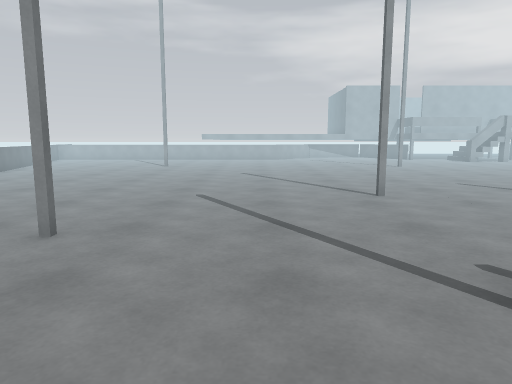
view 1 (above)

21 first-person views from a walk through a Unity game level. The camera is 1.2 m above the floor, tilts 8° down and sees 70° across. The floor is counted in squares, 1 m on a side. Each view is taken from the middle of a square. On the plan, view 1 faces up. The plan holds only what a view shows up to about 15 squares ahead; the rest is blank. The place goes on beyond the plan. The player is left out.

view 2
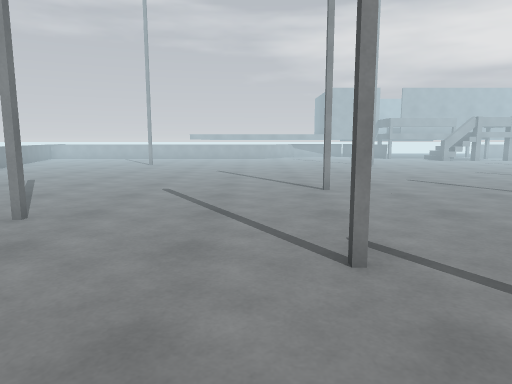

view 3
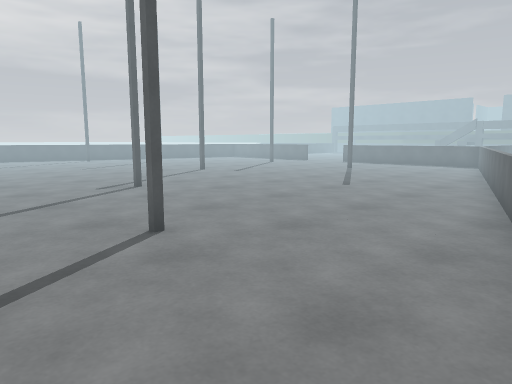

view 4
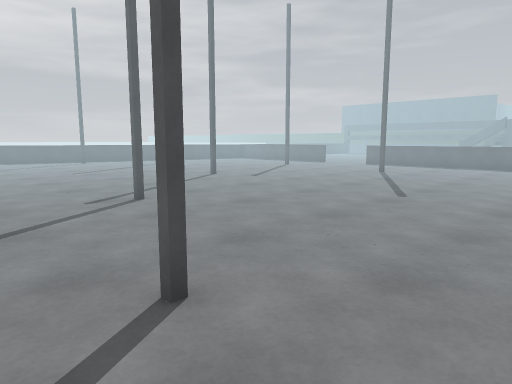

view 5
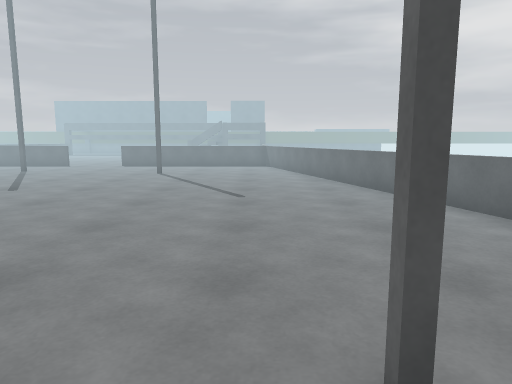

view 6
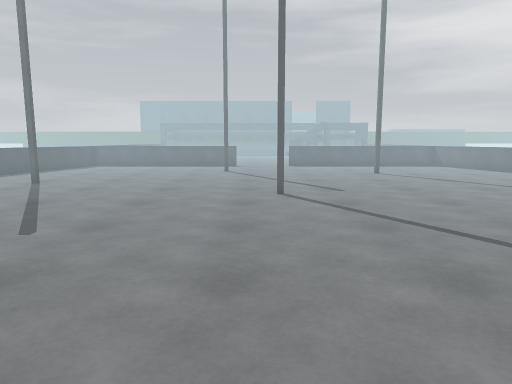

view 7
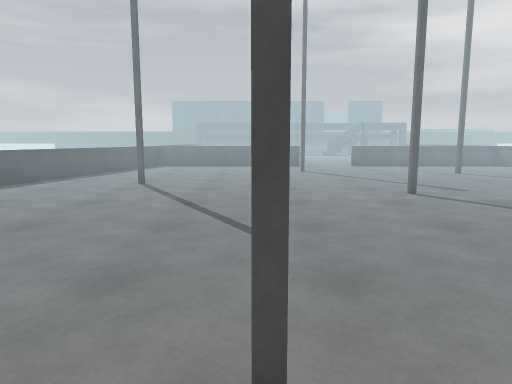

view 8
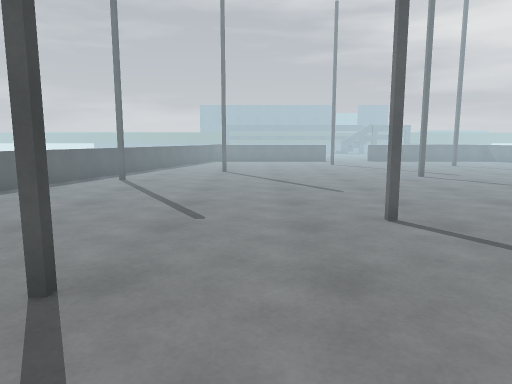

view 9
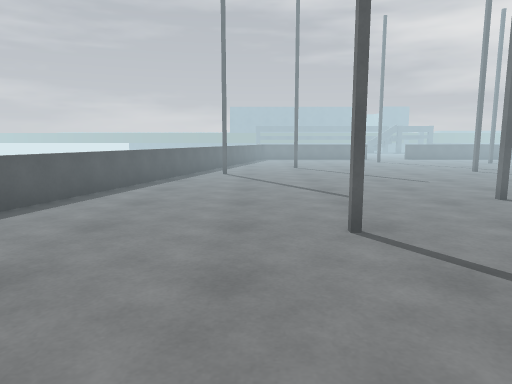

view 10
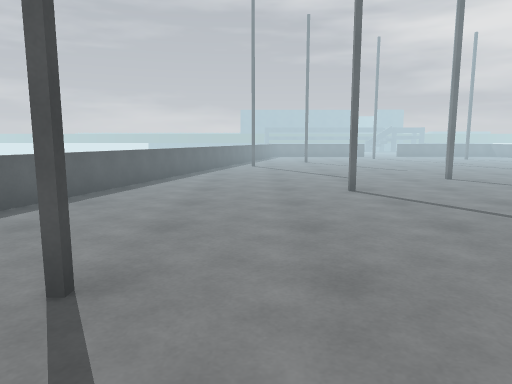

view 11
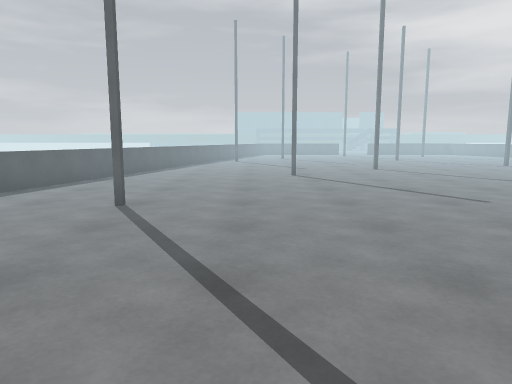

view 12
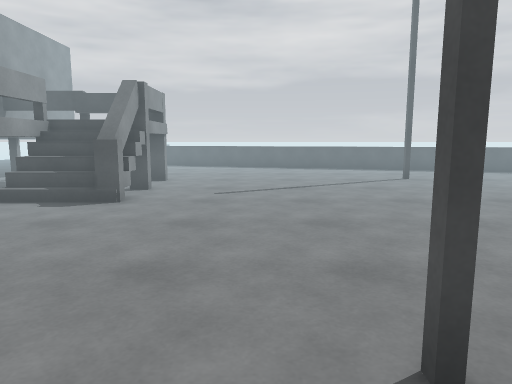

view 13
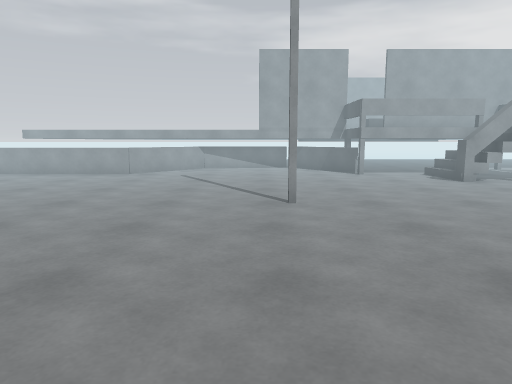

view 14
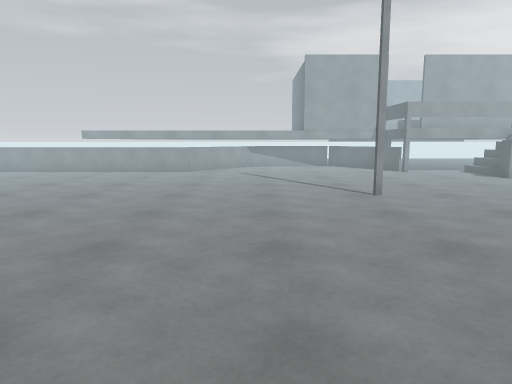

view 15
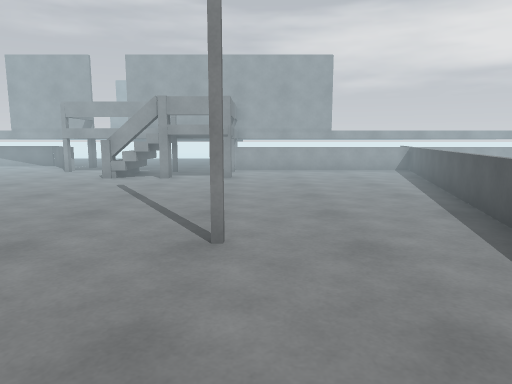

view 16
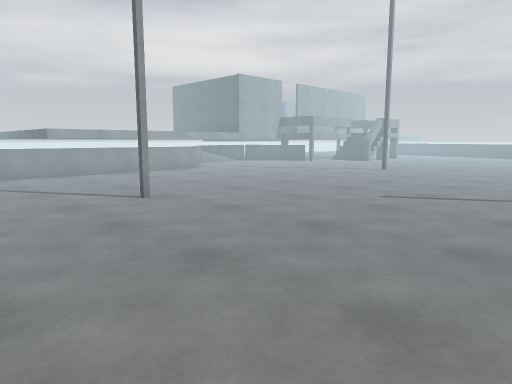

view 17
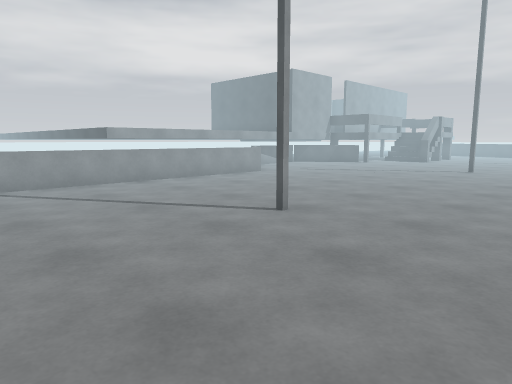

view 18
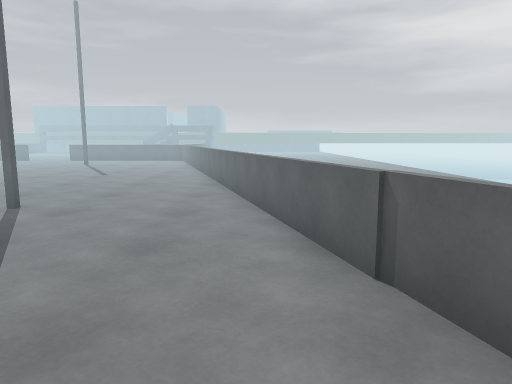

view 19
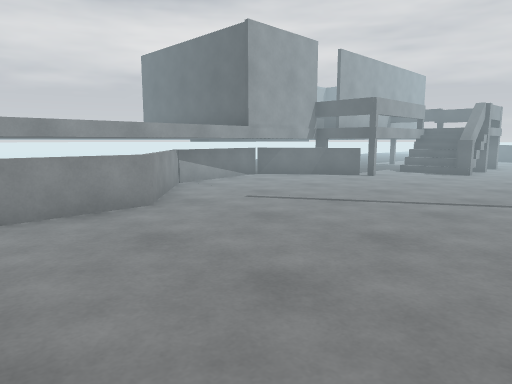

view 20
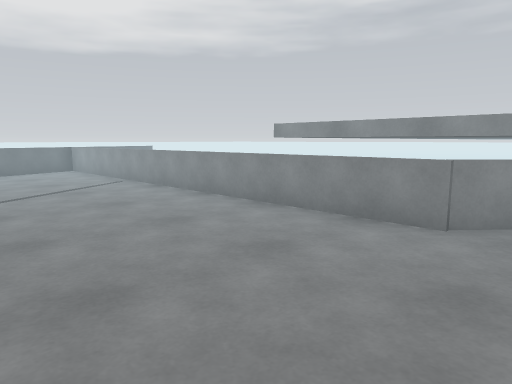

view 21
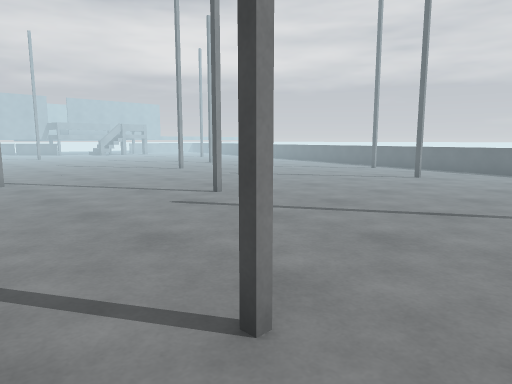

### Floor plan
Key: @ floor where view 1 was taken; # wall or solid block; x gap in a wall; . floor; / step, stairs or slope; = window, fence, low wall or low ledge; v drop or lower ground.
Columns run from 14 left of view 1 to 23 right of it. Each row starts with its distance up from view 1.
 25                 ==.....==     =vvvv
 24                 =......==     ========
 23  ===============........#===  =......=
 22   =......................./// =......=
 21   =......................./x==#......=
 20     ................................=#
 19       ..............................=
 18       ..............................=
 17       ....#..........#.............==
 16      ..............................=
 15     =..............................=
 14     =..............................=
 13      .........................#...=
 12       ............................=
 11       ............................=
 10       ............................=
  9       =..........................=
  8       =..........#...............=
  7       =....................#.....=
  6       =.........................==
  5        =...#...........#........=
  4        =........................=
  3        =........................=
  2         =.......#..............=
  1         =......................=
  0 v       =.....@................=
 -1 v       =....................#.=
 -2 v        =.........#..........=
 -3 v.       =....................=
 -4 v.       =................#...=
 -5          ==..................==
 -6           =..................=
 -7           =.....#............=
 -8           =..........#.......=
 -9           #=................=

Positions as (right, up) in squares from view 1, and headings:
1: (0, 0), facing up
2: (1, -1), facing up
3: (-7, 7), facing down-right
4: (-5, 6), facing down-right
5: (-2, 6), facing down
6: (6, 6), facing down
7: (9, 6), facing down
8: (11, 10), facing down
9: (14, 12), facing down
10: (15, 16), facing down
11: (14, 20), facing down
12: (5, 18), facing right
13: (6, 10), facing up
14: (4, 9), facing up
15: (17, 9), facing up
16: (-8, 10), facing up-right
17: (-9, 13), facing up-right
18: (-7, 11), facing down
19: (-2, 17), facing up-right
20: (3, 18), facing up-left
21: (0, -9), facing up-right
